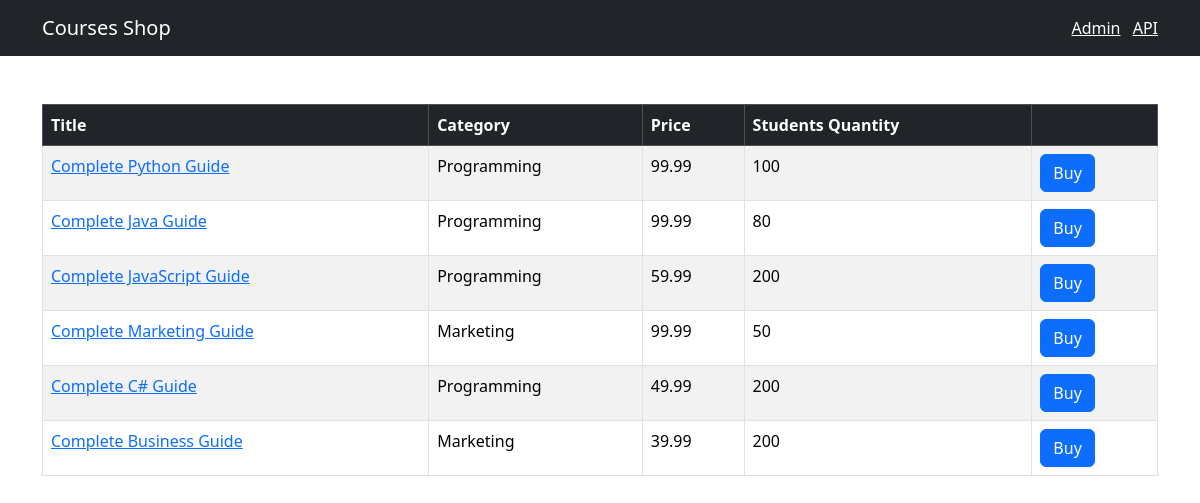
The page / on the database its author committed.
### shop/models.py (models this page shows, shortened)
class Course(models.Model):
    title = models.CharField(max_length=255)
    price = models.FloatField()
    students_qty = models.IntegerField()
    reviews_qty = models.IntegerField()
    category = models.ForeignKey(Category, on_delete=models.CASCADE)# במקרה של מחיקה קאטיגוריה אוטומטית מוחק גם את הקורסים
    created_at = models.DateTimeField(default=timezone.now)

class Category(models.Model):
    title = models.CharField(max_length=255)
    created_at = models.DateTimeField(default=timezone.now)
    def __str__(self):
        return self.title

### shop/views.py (the view)
# urls.py: path('', include(api.urls), name='index')
def index(request):
    courses = Course.objects.all()
    return render(request, 'shop/courses.html', {'courses': courses})

### templates/shop/courses.html
{%extends 'base.html'%} {%block title%}All courses{%endblock%} {%block conten%}
<table class="table mt-5 table-bordered table-striped table-hover">
  <thead class="table-dark">
    <tr>
      <th>Title</th>
      <th>Category</th>
      <th>Price</th>
      <th>Students Quantity</th>
      <th></th>
    </tr>
  </thead>
  <tbody>
    {% for course in courses%}
    <tr>
      <td>
        <a href={% url "shop:single_course" course.id %}>{{course.title}}</a>
      </td>
      <td>{{course.category}}</td>
      <td>{{course.price}}</td>
      <td>{{course.students_qty}}</td>
      <td><button class="btn btn-primary">Buy</button></td>
    </tr>
    {% endfor %}
  </tbody>
</table>
{%endblock%}

### rows shown on the page
Course: title "Complete Python Guide", category "Programming", price "99.99", students_qty "100"
Course: title "Complete Java Guide", category "Programming", price "99.99", students_qty "80"
Course: title "Complete JavaScript Guide", category "Programming", price "59.99", students_qty "200"
Course: title "Complete Marketing Guide", category "Marketing", price "99.99", students_qty "50"
Course: title "Complete C# Guide", category "Programming", price "49.99", students_qty "200"
Course: title "Complete Business Guide", category "Marketing", price "39.99", students_qty "200"
